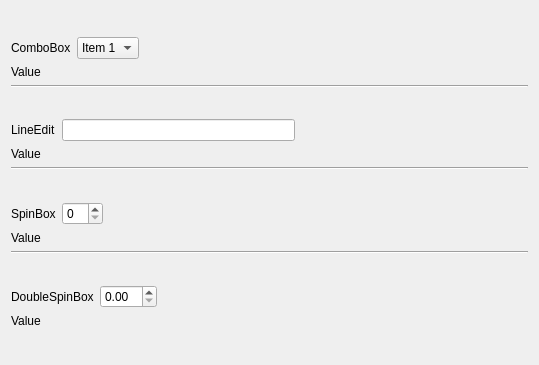
<?xml version="1.0" encoding="UTF-8"?>
<ui version="4.0">
 <class>Form</class>
 <widget class="QWidget" name="Form">
  <property name="geometry">
   <rect>
    <x>0</x>
    <y>0</y>
    <width>539</width>
    <height>365</height>
   </rect>
  </property>
  <property name="windowTitle">
   <string>Form</string>
  </property>
  <layout class="QVBoxLayout" name="verticalLayout_5">
   <item>
    <spacer name="verticalSpacer_2">
     <property name="orientation">
      <enum>Qt::Vertical</enum>
     </property>
     <property name="sizeHint" stdset="0">
      <size>
       <width>20</width>
       <height>40</height>
      </size>
     </property>
    </spacer>
   </item>
   <item>
    <layout class="QVBoxLayout" name="verticalLayout">
     <item>
      <layout class="QHBoxLayout" name="horizontalLayout">
       <item>
        <widget class="QLabel" name="label">
         <property name="text">
          <string>ComboBox</string>
         </property>
        </widget>
       </item>
       <item>
        <widget class="QComboBox" name="comboBox">
         <item>
          <property name="text">
           <string>Item 1</string>
          </property>
         </item>
         <item>
          <property name="text">
           <string>Item 2</string>
          </property>
         </item>
         <item>
          <property name="text">
           <string>Item 3</string>
          </property>
         </item>
         <item>
          <property name="text">
           <string>Item 4</string>
          </property>
         </item>
        </widget>
       </item>
       <item>
        <spacer name="horizontalSpacer">
         <property name="orientation">
          <enum>Qt::Horizontal</enum>
         </property>
         <property name="sizeType">
          <enum>QSizePolicy::MinimumExpanding</enum>
         </property>
         <property name="sizeHint" stdset="0">
          <size>
           <width>40</width>
           <height>20</height>
          </size>
         </property>
        </spacer>
       </item>
      </layout>
     </item>
     <item>
      <widget class="QLabel" name="comboBoxLabel">
       <property name="sizePolicy">
        <sizepolicy hsizetype="Expanding" vsizetype="Preferred">
         <horstretch>0</horstretch>
         <verstretch>0</verstretch>
        </sizepolicy>
       </property>
       <property name="text">
        <string>Value</string>
       </property>
       <property name="alignment">
        <set>Qt::AlignLeading|Qt::AlignLeft|Qt::AlignVCenter</set>
       </property>
      </widget>
     </item>
    </layout>
   </item>
   <item>
    <widget class="Line" name="line">
     <property name="orientation">
      <enum>Qt::Horizontal</enum>
     </property>
    </widget>
   </item>
   <item>
    <spacer name="verticalSpacer_3">
     <property name="orientation">
      <enum>Qt::Vertical</enum>
     </property>
     <property name="sizeHint" stdset="0">
      <size>
       <width>20</width>
       <height>40</height>
      </size>
     </property>
    </spacer>
   </item>
   <item>
    <layout class="QVBoxLayout" name="verticalLayout_2">
     <item>
      <layout class="QHBoxLayout" name="horizontalLayout_2">
       <item>
        <widget class="QLabel" name="label_3">
         <property name="text">
          <string>LineEdit</string>
         </property>
        </widget>
       </item>
       <item>
        <widget class="QLineEdit" name="lineEdit"/>
       </item>
       <item>
        <spacer name="horizontalSpacer_4">
         <property name="orientation">
          <enum>Qt::Horizontal</enum>
         </property>
         <property name="sizeType">
          <enum>QSizePolicy::MinimumExpanding</enum>
         </property>
         <property name="sizeHint" stdset="0">
          <size>
           <width>40</width>
           <height>20</height>
          </size>
         </property>
        </spacer>
       </item>
      </layout>
     </item>
     <item>
      <widget class="QLabel" name="lineEditLabel">
       <property name="text">
        <string>Value</string>
       </property>
       <property name="alignment">
        <set>Qt::AlignLeading|Qt::AlignLeft|Qt::AlignVCenter</set>
       </property>
      </widget>
     </item>
    </layout>
   </item>
   <item>
    <widget class="Line" name="line_2">
     <property name="orientation">
      <enum>Qt::Horizontal</enum>
     </property>
    </widget>
   </item>
   <item>
    <spacer name="verticalSpacer_4">
     <property name="orientation">
      <enum>Qt::Vertical</enum>
     </property>
     <property name="sizeHint" stdset="0">
      <size>
       <width>20</width>
       <height>40</height>
      </size>
     </property>
    </spacer>
   </item>
   <item>
    <layout class="QVBoxLayout" name="verticalLayout_3">
     <item>
      <layout class="QHBoxLayout" name="horizontalLayout_3">
       <item>
        <widget class="QLabel" name="label_6">
         <property name="text">
          <string>SpinBox</string>
         </property>
        </widget>
       </item>
       <item>
        <widget class="QSpinBox" name="spinBox"/>
       </item>
       <item>
        <spacer name="horizontalSpacer_2">
         <property name="orientation">
          <enum>Qt::Horizontal</enum>
         </property>
         <property name="sizeType">
          <enum>QSizePolicy::MinimumExpanding</enum>
         </property>
         <property name="sizeHint" stdset="0">
          <size>
           <width>40</width>
           <height>20</height>
          </size>
         </property>
        </spacer>
       </item>
      </layout>
     </item>
     <item>
      <widget class="QLabel" name="spinBoxLabel">
       <property name="text">
        <string>Value</string>
       </property>
       <property name="alignment">
        <set>Qt::AlignLeading|Qt::AlignLeft|Qt::AlignVCenter</set>
       </property>
      </widget>
     </item>
    </layout>
   </item>
   <item>
    <widget class="Line" name="line_3">
     <property name="orientation">
      <enum>Qt::Horizontal</enum>
     </property>
    </widget>
   </item>
   <item>
    <spacer name="verticalSpacer_5">
     <property name="orientation">
      <enum>Qt::Vertical</enum>
     </property>
     <property name="sizeHint" stdset="0">
      <size>
       <width>20</width>
       <height>40</height>
      </size>
     </property>
    </spacer>
   </item>
   <item>
    <layout class="QVBoxLayout" name="verticalLayout_4">
     <item>
      <layout class="QHBoxLayout" name="horizontalLayout_4">
       <item>
        <widget class="QLabel" name="label_7">
         <property name="text">
          <string>DoubleSpinBox</string>
         </property>
        </widget>
       </item>
       <item>
        <widget class="QDoubleSpinBox" name="doubleSpinBox"/>
       </item>
       <item>
        <spacer name="horizontalSpacer_3">
         <property name="orientation">
          <enum>Qt::Horizontal</enum>
         </property>
         <property name="sizeType">
          <enum>QSizePolicy::MinimumExpanding</enum>
         </property>
         <property name="sizeHint" stdset="0">
          <size>
           <width>40</width>
           <height>20</height>
          </size>
         </property>
        </spacer>
       </item>
      </layout>
     </item>
     <item>
      <widget class="QLabel" name="doubleSpinBoxLabel">
       <property name="text">
        <string>Value</string>
       </property>
       <property name="alignment">
        <set>Qt::AlignLeading|Qt::AlignLeft|Qt::AlignVCenter</set>
       </property>
      </widget>
     </item>
    </layout>
   </item>
   <item>
    <spacer name="verticalSpacer">
     <property name="orientation">
      <enum>Qt::Vertical</enum>
     </property>
     <property name="sizeHint" stdset="0">
      <size>
       <width>20</width>
       <height>40</height>
      </size>
     </property>
    </spacer>
   </item>
  </layout>
 </widget>
 <resources/>
 <connections/>
</ui>
